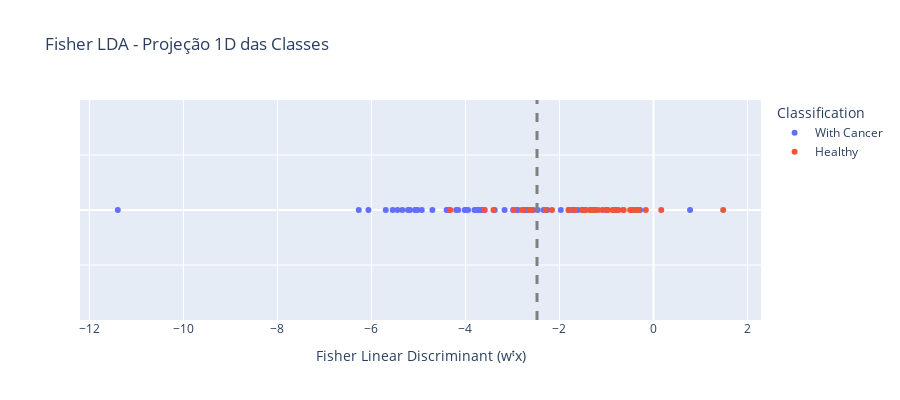

Source (notebook cell):
### Markdown cell above
### LDA FISHER

### Code cell
# Converter X para NumPy para evitar erro de indexação
X_np = x_train.values

# Índices das classes (1=Healthy, 2=With Cancer)
ixHealthy = np.where(y_train == 1)[0]
ixCancer = np.where(y_train == 2)[0]

# Médias de cada classe (vetores coluna)
muHealthy = np.array([np.mean(X_np[ixHealthy, :], axis=0)]).T
muCancer = np.array([np.mean(X_np[ixCancer, :], axis=0)]).T

# Matrizes de dispersão intra-classe
S1 = (X_np[ixHealthy, :].T - muHealthy) @ (X_np[ixHealthy, :].T - muHealthy).T
S2 = (X_np[ixCancer, :].T - muCancer) @ (X_np[ixCancer, :].T - muCancer).T

# Dispersão total dentro das classes
Sw = S1 + S2
SwInv = np.linalg.inv(Sw)

# Vetor discriminante de Fisher
w = SwInv @ (muHealthy - muCancer)
w = w / np.linalg.norm(w)  # normalização

# Projetar os dados originais nessa direção
Xp = X_np @ w
Xp = Xp.squeeze()

# Criar rótulos legíveis
y_labels = y_train.replace({1: "Healthy", 2: "With Cancer"})

# Plot 1D (linha horizontal)
fig = px.scatter(
    x=Xp,
    y=np.zeros_like(Xp),
    color=y_labels,
    labels=dict(x="Fisher LDA1", y="", color="Classification"),
    title="Fisher Linear Discriminant - Projeção 1D das Classes"
)

# Limiar (ponto de decisão)
b = 0.5 * (w.T @ (muHealthy + muCancer))

# Adicionar linha de separação
fig.add_vline(x=b.squeeze(), line=dict(color='gray', dash='dash', width=3), name='Decision boundary')

fig.update_layout(
    title="Fisher LDA - Projeção 1D das Classes",
    xaxis_title="Fisher Linear Discriminant (wᵗx)",
    yaxis=dict(showticklabels=False, title=""),

)

fig.update_layout(height=400)
fig.show()

### Figure 1 — Plotly figure (JSON) as saved in the notebook; plotly's stock layout.template omitted (floating-point values rounded to 4 significant figures)
{"data": [{"hovertemplate": "Classification=With Cancer<br>Fisher LDA1=%{x}<br>=%{y}<extra></extra>", "legendgroup": "With Cancer", "marker": {"color": "#636efa", "symbol": "circle"}, "mode": "markers", "name": "With Cancer", "orientation": "v", "showlegend": true, "type": "scatter", "x": [-4.704, -3.378, -1.336, -5.548, -6.27, -1.705, -3.611, -3.808, -1.016, -0.2864, -1.461, -5.181, -2.556, -2.463, -3.684, 0.7777, -3.737, -4.929, -1.725, -4.361, -5.223, -5.696, -4.017, -3.986, -11.4, -2.987, -2.258, -3.591, -3.663, -6.064, -5.022, -3.168, -1.972, -5.058, -5.071, -5.344, -0.7808, -2.339, -3.945, -3.775, -2.882, -2.681, -4.198, -1.614, -2.722, -4.156, -5.447, -2.726, -4.401, -2.912, -1.526], "xaxis": "x", "y": [0, 0, 0, 0, 0, 0, 0, 0, 0, 0, 0, 0, 0, 0, 0, 0, 0, 0, 0, 0, 0, 0, 0, 0, 0, 0, 0, 0, 0, 0, 0, 0, 0, 0, 0, 0, 0, 0, 0, 0, 0, 0, 0, 0, 0, 0, 0, 0, 0, 0, 0], "yaxis": "y"}, {"hovertemplate": "Classification=Healthy<br>Fisher LDA1=%{x}<br>=%{y}<extra></extra>", "legendgroup": "Healthy", "marker": {"color": "#EF553B", "symbol": "circle"}, "mode": "markers", "name": "Healthy", "orientation": "v", "showlegend": true, "type": "scatter", "x": [-1.809, -2.974, -2.292, -3.601, -1.358, -0.8575, -0.355, -1.672, -0.7984, -0.4586, -2.159, -0.6374, 0.1653, -0.9744, -1.508, -1.5, -1.796, -0.7429, -1.178, -0.8674, -2.762, -2.589, -2.802, -0.368, -1.296, -1.802, -0.4974, -0.6408, -4.324, 1.482, -1.247, -0.163, -0.3205, -1.244, -3.405, -1.089, -0.9833, -0.4334, -1.44, -2.632, -1.291], "xaxis": "x", "y": [0, 0, 0, 0, 0, 0, 0, 0, 0, 0, 0, 0, 0, 0, 0, 0, 0, 0, 0, 0, 0, 0, 0, 0, 0, 0, 0, 0, 0, 0, 0, 0, 0, 0, 0, 0, 0, 0, 0, 0, 0], "yaxis": "y"}], "layout": {"height": 400, "legend": {"title": {"text": "Classification"}, "tracegroupgap": 0}, "shapes": [{"line": {"color": "gray", "dash": "dash", "width": 3}, "name": "Decision boundary", "type": "line", "x0": -2.478, "x1": -2.478, "xref": "x", "y0": 0, "y1": 1, "yref": "y domain"}], "title": {"text": "Fisher LDA - Projeção 1D das Classes"}, "xaxis": {"anchor": "y", "domain": [0, 1], "title": {"text": "Fisher Linear Discriminant (wᵗx)"}}, "yaxis": {"anchor": "x", "domain": [0, 1], "showticklabels": false, "title": {"text": ""}}}}
